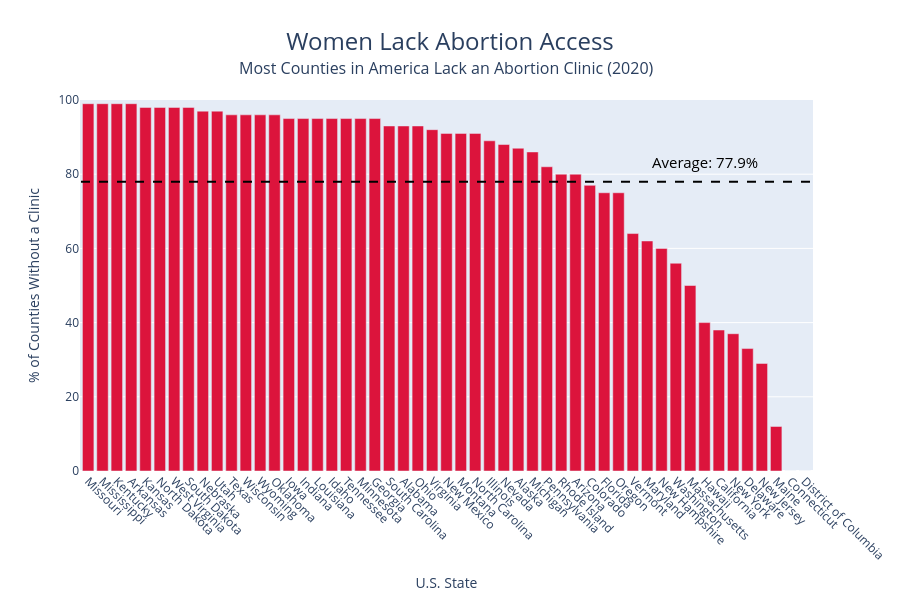

Notebook source saved alongside this figure:
### Markdown cell above
# Idea 1

### Code cell
avg = df['% of counties without a known clinic, 2020'].mean()
df = df.sort_values('% of counties without a known clinic, 2020', ascending=False)

fig = go.Figure(go.Bar(
    x=df["U.S. State"],
    y=df['% of counties without a known clinic, 2020'],
    marker_color='crimson'
))

# Add misleading y-axis range
fig.update_layout(
    title=dict(
        text="Women Lack Abortion Access",
        x=0.5,
        xanchor='center',
        font=dict(size=24)
    ),
    yaxis_title="% of Counties Without a Clinic",
    yaxis=dict(range=[0, 100]),
    xaxis_title="U.S. State",
    xaxis_tickangle=45,
    height=600,
)

# Add subtitle as annotation
fig.add_annotation(
    text="Most Counties in America Lack an Abortion Clinic (2020)",
    xref="paper", yref="paper",
    x=0.5, y=1.12,
    showarrow=False,
    font=dict(size=16),
    xanchor='center'
)

# Add horizontal average line
fig.add_shape(
    type='line',
    x0=-0.5,
    x1=len(df)-0.5,
    y0=avg,
    y1=avg,
    line=dict(color='black', width=2, dash='dash'),
)

# Add annotation for the line
fig.add_annotation(
    x=len(df)-1,
    y=avg,
    text=f"Average: {avg:.1f}%",
    showarrow=False,
    yshift=20,
    xshift=-100,
    font=dict(color='black', size=15)
)

fig.show()

### Figure 1 — Plotly figure (JSON) as saved in the notebook; plotly's stock layout.template omitted (floating-point values rounded to 4 significant figures)
{"data": [{"marker": {"color": "crimson"}, "type": "bar", "x": ["Missouri", "Mississippi", "Kentucky", "Arkansas", "Kansas", "North Dakota", "West Virginia", "South Dakota", "Nebraska", "Utah", "Texas", "Wisconsin", "Wyoming", "Oklahoma", "Iowa", "Indiana", "Louisiana", "Idaho", "Tennessee", "Minnesota", "Georgia", "South Carolina", "Alabama", "Ohio", "Virginia", "New Mexico", "Montana", "North Carolina", "Illinois", "Nevada", "Alaska", "Michigan", "Pennsylvania", "Rhode Island", "Arizona", "Colorado", "Florida", "Oregon", "Vermont", "Maryland", "New Hampshire", "Washington", "Massachusetts", "Hawaii", "California", "New York", "Delaware", "New Jersey", "Maine", "Connecticut", "District of Columbia"], "y": [99, 99, 99, 99, 98, 98, 98, 98, 97, 97, 96, 96, 96, 96, 95, 95, 95, 95, 95, 95, 95, 93, 93, 93, 92, 91, 91, 91, 89, 88, 87, 86, 82, 80, 80, 77, 75, 75, 64, 62, 60, 56, 50, 40, 38, 37, 33, 29, 12, 0, 0]}], "layout": {"annotations": [{"font": {"size": 16}, "showarrow": false, "text": "Most Counties in America Lack an Abortion Clinic (2020)", "x": 0.5, "xanchor": "center", "xref": "paper", "y": 1.12, "yref": "paper"}, {"font": {"color": "black", "size": 15}, "showarrow": false, "text": "Average: 77.9%", "x": 50, "xshift": -100, "y": 77.94, "yshift": 20}], "height": 600, "shapes": [{"line": {"color": "black", "dash": "dash", "width": 2}, "type": "line", "x0": -0.5, "x1": 50.5, "y0": 77.94, "y1": 77.94}], "title": {"font": {"size": 24}, "text": "Women Lack Abortion Access", "x": 0.5, "xanchor": "center"}, "xaxis": {"tickangle": 45, "title": {"text": "U.S. State"}}, "yaxis": {"range": [0, 100], "title": {"text": "% of Counties Without a Clinic"}}}}
